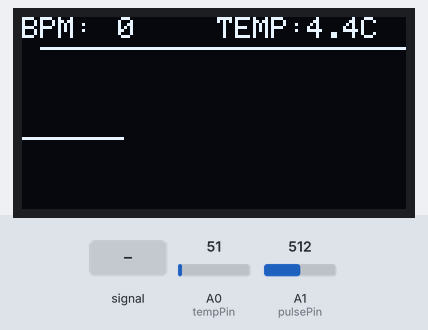
Simulated run of this sketch. Board: Arduino Uno, built with avr-gcc and run on an emulated ATmega328P. On the bench: 128×64 one-colour display. Inputs (shaded band) come from the test bench; at power-on: A0 (tempPin) = 51, A1 (pulsePin) = 512.

Above: at 2.7 s.
2.8 s: A1 (pulsePin) fed a 200 Hz sine of ±81 counts around its level
At 3.01 s:
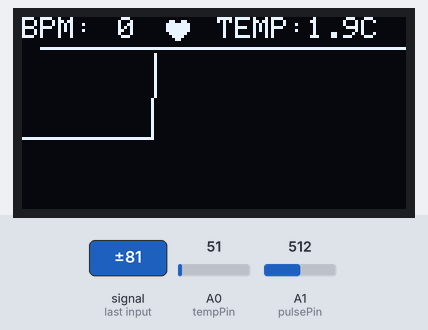
4.3 s: A0 (tempPin) set to 61
At 4.62 s:
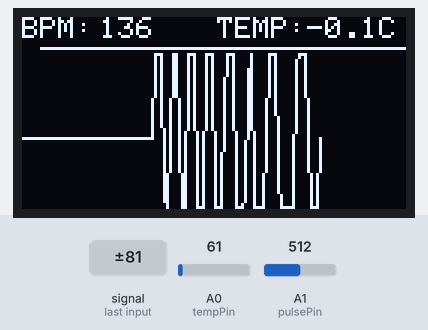
5.9 s: A1 (pulsePin) set to 716
At 6.23 s:
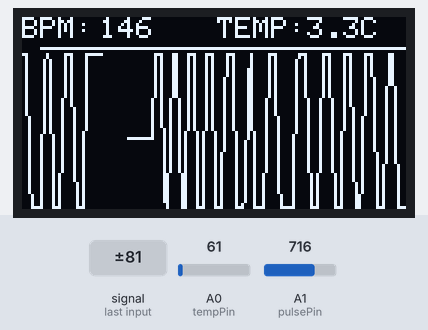
7.5 s: A1 (pulsePin) fed a 1000 Hz sine of ±255 counts around its level
At 8.14 s:
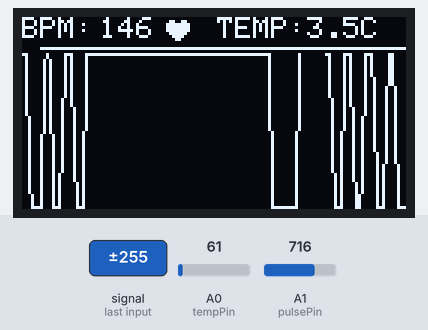
9.4 s: A0 (tempPin) set to 71
At 9.74 s:
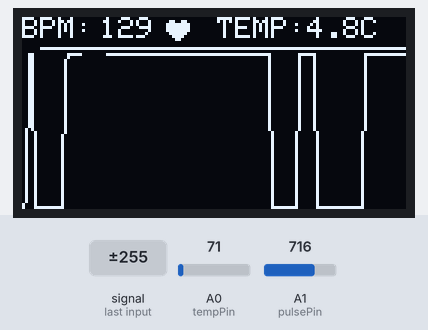
11.0 s: A1 (pulsePin) set to 900
At 11.34 s:
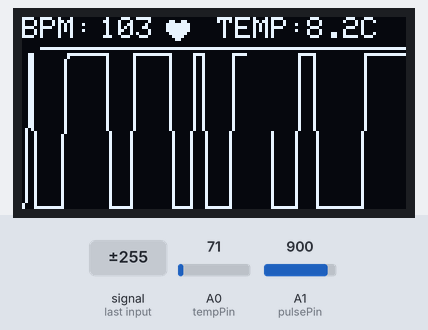
Timing chart, 0 to 13.6 s (numbered marks = the images above; inputs shaded):
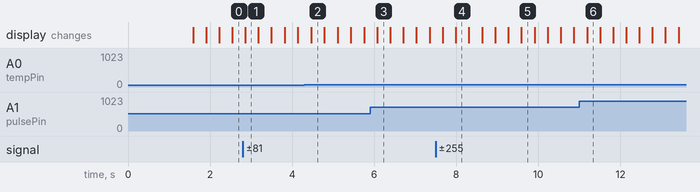

The sketch:

healthmonitorcode.ino
```cpp
#include <Wire.h>
#include <Adafruit_GFX.h>
#include <Adafruit_SSD1306.h>

#define SCREEN_WIDTH 128
#define SCREEN_HEIGHT 64
Adafruit_SSD1306 display(SCREEN_WIDTH, SCREEN_HEIGHT, &Wire, -1);

const int tempPin = A0;
const int pulsePin = A1;
const float TEMP_OFFSET = 26.3;

float dcFilter = 0;
float pulseWave = 0;
float previousPulseWave = 0;
unsigned long lastBeatTime = 0;
int displayBpm = 0;
boolean firstRun = true;
float smoothedTempC = 32.0;

int currentX = 0;
int lastPulseY = 38;
unsigned long lastSampleTime = 0;

// --- CUSTOM GRAPHICS ---
const unsigned char heartBitmap [] PROGMEM = {
  0b00000000,
  0b01100110,
  0b11111111,
  0b11111111,
  0b11111111,
  0b01111110,
  0b00111100,
  0b00011000
};

void setup() {
  Wire.setClock(100000);

  if(!display.begin(SSD1306_SWITCHCAPVCC, 0x3C)) {
    for(;;);
  }

  Wire.setWireTimeout(25000, true);

  display.clearDisplay();
  display.setTextColor(WHITE);
  display.setTextSize(1);

  display.setCursor(10, 25);
  display.println("SYSTEM LOADING...");

  display.display();
  delay(1500);

  display.clearDisplay();

  // BPM and Temp values
  display.setCursor(0, 0);
  display.print("BPM:");
  display.setCursor(65, 0);
  display.print("TEMP:");

  // Single-line separator
  display.drawLine(0, 10, 128, 10, WHITE);
}

void loop() {
  unsigned long currentMillis = millis();

  if (currentMillis - lastSampleTime >= 20) {
    lastSampleTime = currentMillis;

    // Pulse sensor
    int rawPulse = 0;
    for(int i = 0; i < 4; i++){
      rawPulse += analogRead(pulsePin);
    }
    rawPulse = rawPulse / 4;

    if (firstRun) { dcFilter = rawPulse; firstRun = false; }

    dcFilter = (0.95 * dcFilter) + (0.05 * rawPulse);
    float acSignal = rawPulse - dcFilter;
    pulseWave = (0.85 * pulseWave) + (0.15 * acSignal);

    // BPM Calculation
    if (pulseWave > 1.0 && previousPulseWave <= 1.0 && (currentMillis - lastBeatTime) > 300) {
      int ibi = currentMillis - lastBeatTime;
      lastBeatTime = currentMillis;
      int bpm = 60000 / ibi;

      if (bpm > 45 && bpm < 150) {
          displayBpm = bpm;
      }
    }
    previousPulseWave = pulseWave;

    // Wave Mapping
    int pulseY = map(pulseWave, 3, -3, 20, 60);
    pulseY = constrain(pulseY, 12, 63);


    // Temperature Sensor
    int tempRaw = analogRead(tempPin);
    float instantTempC = ((tempRaw * 500.0) / 1024.0) - TEMP_OFFSET;
    smoothedTempC = (0.95 * smoothedTempC) + (0.05 * instantTempC);


    // Dashboard text
    display.setTextColor(WHITE, BLACK);

    // BPM Text
    display.setCursor(26, 0);
    if (currentMillis - lastBeatTime > 4000) {
      display.print("-- ");
    } else {
      if (displayBpm < 100) display.print(" ");
      display.print(displayBpm);
    }

    // Flashing heart
    if (currentMillis - lastBeatTime < 150) {
      display.drawBitmap(48, 0, heartBitmap, 8, 8, WHITE);
    } else {
      display.fillRect(48, 0, 8, 8, BLACK);
    }

    // Temp text
    display.setCursor(95, 0);
    display.print(smoothedTempC, 1);
    display.print("C ");


    // Wave
    display.fillRect(currentX + 1, 11, 8, 53, BLACK);

    // Draw the new segment
    if (currentX > 0) {
      display.drawLine(currentX - 1, lastPulseY, currentX, pulseY, WHITE);
    }

    display.display();

    // Move forward
    lastPulseY = pulseY;
    currentX++;

    // Wrap around to the left edge
    if (currentX >= SCREEN_WIDTH) {
      currentX = 0;
      display.fillRect(0, 11, 8, 53, BLACK);
    }

    Wire.clearWireTimeoutFlag();
  }
}
```
